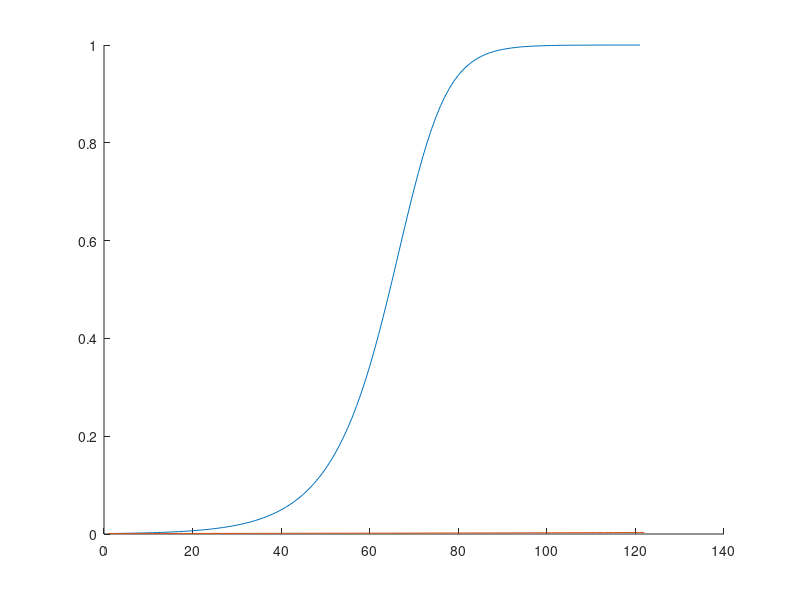

Write MATLAB code to recreate this figure. (Note: this script raises an error after producing the figure.)
odefunction = @(t,x) x - x.^3;
% set \Delta t = 0
t_eval = [0:0.1:12];
x0 = 1e-3;
[~, x] = ode45(odefunction, t_eval, x0);
% n = 1, m = 150
% define matrices X and Y
X = x(1:end-1)'; 
Y = x(2:end)'; 
B = (Y*X')*pinv(X*X');
m = size(t_eval,2);
y0 = x0;
for i=1:m
    y0 = [y0, B*y0(end)];
end
hold on; plot(x), plot(y0)


%%

d = load('~/dataPOD.mat');